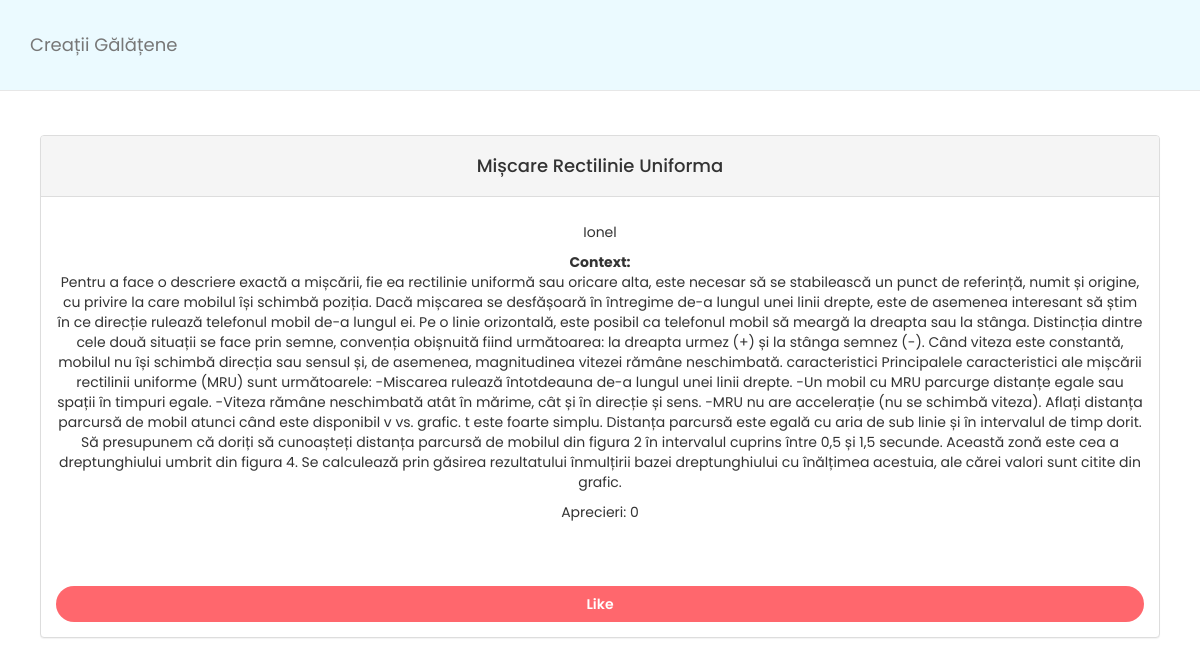
/ArticleRead?username=NULL&id=70349128, run on the app's committed database.
### tables this page shows
CREATE TABLE Articles(
        Author VARCHAR(100) NOT NULL,
        Title VARCHAR(100) NOT NULL,
        Description VARCHAR(500) NOT NULL, 
        Context VARCHAR(1000000) NOT NULL,
        Function VARCHAR(100) NOT NULL,
        Email VARCHAR(100) NOT NULL,
        Id INT,
        Likes INT
    );

### app.py (the view, shortened to what this page needs)
@app.route("/ArticleRead", methods=["GET", "POST"])
def ARead():
    url = request.url
    error = None
    liked_article_by_user = False
    data = []
    logged_in = True
    ok = 1
    try:
        sqliteConnection = sqlite3.connect('main.db')
        cursor = sqliteConnection.cursor()
    except sqlite3.Error as e:
        email_me_error(e)
    if("?" in str(url)):
        id_article = request.args["id"]
        username = request.args["username"]
        if(username == "NULL"):
            logged_in = False
        cursor.execute("SELECT * FROM Liked WHERE Id = ?", [id_article])
        sqliteConnection.commit()
        data = cursor.fetchall()
        for row in data:
            if(logged_in == True):
                if(str(decription(username)) == row[1]):
                    liked_article_by_user = True
        if(liked_article_by_user == False and ok == 1):
            if(request.method == "POST"):
                if(logged_in == False):
                    error = "Trebuie sa fiti autentificat ca sa apreciati articolul"
                    cursor.execute(
                        "SELECT * FROM Articles WHERE Id = ?", [id_article])
                    sqliteConnection.commit()
                    data = cursor.fetchall()
                    return render_template("ARead.html", error=error, data=data, liked_article_by_user=liked_article_by_user, Id=id_article, username=username)
                cursor.execute("SELECT * FROM Articles WHERE Id = ?", [id_article])
                sqliteConnection.commit()
                data = cursor.fetchall()
                for row in data:
                    likes = row[7]
                    likes = int(likes) + 1
                    cursor.execute("UPDATE Articles SET Likes = ? WHERE Id = ?", [likes, id_article])
                    sqliteConnection.commit()
                    cursor.execute("INSERT INTO Liked VALUES (?, ?)", [id_article, decription(username)])
                    sqliteConnection.commit()
                    print("OK Liked", likes)
                    cursor.execute(
                        "SELECT * FROM Articles WHERE Id = ?", [id_article])
                    sqliteConnection.commit()
                    data = cursor.fetchall()
                liked_article_by_user = True
                ok = 0
        cursor.execute("SELECT * FROM Articles WHERE Id = ?", [id_article])
        sqliteConnection.commit()
        data = cursor.fetchall()
    return render_template("ARead.html", error = error, data = data, liked_article_by_user = liked_article_by_user, Id = id_article, username = username)

### templates/ARead.html (shortened to what this page needs)
<!doctype html>
<html lang="en" class="no-js">
<head>
    <link href="{{ url_for('static', filename='styles/css/bootstrap.min.css') }}" rel="stylesheet">
    <link href="{{ url_for('static', filename='styles/css/sticky-menu.css') }}" rel="stylesheet">
    <link href="{{ url_for('static', filename='styles/css/add_article.css') }}" rel="stylesheet">
    <link href="{{ url_for('static', filename='styles/css/sign-up.css') }}" rel="stylesheet">
    <link href="{{ url_for('static', filename='styles/css/my_articles.css') }}" rel="stylesheet">
    <link href="{{ url_for('static', filename='styles/css/log-in.css') }}" rel="stylesheet">
</head>
<body id="page-top" data-spy="scroll" data-target=".navbar-fixed-top">
    <nav class="navbar navbar-default navbar-fixed-top" role="navigation">
        <div class="container">
            <div class="navbar-header page-scroll">
                <a class="navbar-brand page-scroll" href="#page-top">Creații Gălățene</a>
            </div>
        </div>
    </nav>
    {%for row in data%}
    <div class = "container">
        <ul class = "row">
            <div class="col-lg-12">
                <div class="panel panel-default">
                    <div class="panel-heading">
                        <h4>{{ row[1] }}</h4>
                    </div>
                    <div class="panel-body">
                            <figure>
                                    {{row[0]}}
                            </figure>
                        <p>
                        <p>
                            <b>Context:</b><br>
                            {{ row[3] }}
                        </p>
                        <p>
                        Aprecieri: {{ row[7] }}
                        </p>
                        {% if not liked_article_by_user%}
                            <form action = "/ArticleRead?username={{username}}&id={{Id}}" method="POST">
                                <button type = "submit" class = "button-like" method = "POST" value = "LIKED" onclick = "ARead()" name = "liked_button">Like</button>
                            </form>
                        {% endif %}
                        </div>
                </div>
            </div>
        </ul>
    </div>
    {% endfor %}
</body>
</html>

### static/styles/css/sticky-menu.css (style rules this page uses)
body { width: 100%; height: 100%; }
html { width: 100%; height: 100%; }
@media (min-width:767px) { .navbar { padding: 20px 0; -webkit-transition: background .5s ease-in-out,padding .5s ease-in-out; -moz-transition: background .5s ease-in-out,padding .5s ease-in-out; transition: background .5s ease-in-out,padding .5s ease-in-out; } }
* { margin: 0; padding: 0; box-sizing: border-box; font-family: 'Poppins', sans-serif; }
.row { margin: 0 -5px; }
.navbar-default { background-color: #EBFAFF; border-color: #e7e7e7; }
.button-like { background: #FF676D; outline: none; border: none; color: #fff; padding: 8px 22px; border-radius: 20px; font-size: 14px; transition: all 0.3s ease; cursor: pointer; }

### static/styles/css/sign-up.css (style rules this page uses)
* { margin:0; padding: 0; box-sizing: border-box; font-family: 'Poppins', sans-serif; }
html { background-position: center; background-repeat: no-repeat; background-size: cover; height: 87%; width: 100%; }
body { display: grid; place-items: center; text-align: center; background-size: cover; }
a, a:hover, a:focus, a:active { color: inherit; text-decoration:None; }
button { margin: 25px 0 0 0; width: 100%; height: 10%; color: #f2cca7; font-size: 18px; font-weight: 600; border: 2px solid rgba(255, 255, 255, 0.438); border-radius: 8px; background: rgba(105, 105, 105, 0); margin-top: 5%; float:center; outline: none; cursor: pointer; border-radius: 8px; }

### static/styles/css/my_articles.css (style rules this page uses)
.container { margin-top:0px; }
nav { margin-bottom:10%; }
.col-lg-12 { margin-top: 10%; position: center; text-align: center; transform: none; height: 100%; width: 100%; padding-bottom:45%; }
html { width: 100%; height: 100%; }

### data on the page
Articles: Title "Mișcare Rectilinie Uniforma", Author "Ionel", Context "Pentru a face o descriere exactă a mișcării, fie ea rectilinie uniformă sau oricare alta, este necesar să se stabilească un punct de referință, numit și origine, cu privire la care mobilul își schimbă poziția. Dacă mișcarea se desfășoară în întregime de-a lungul unei linii drepte, este de asemenea interesant să știm în ce direcție rulează telefonul mobil de-a lungul ei. Pe o linie orizontală, este posibil ca telefonul mobil să meargă la dreapta sau la stânga. Distincția dintre cele două situații se face prin semne, convenția obișnuită fiind următoarea: la dreapta urmez (+) și la stânga semnez (-). Când viteza este constantă, mobilul nu își schimbă direcția sau sensul și, de asemenea,…", Likes "0"
